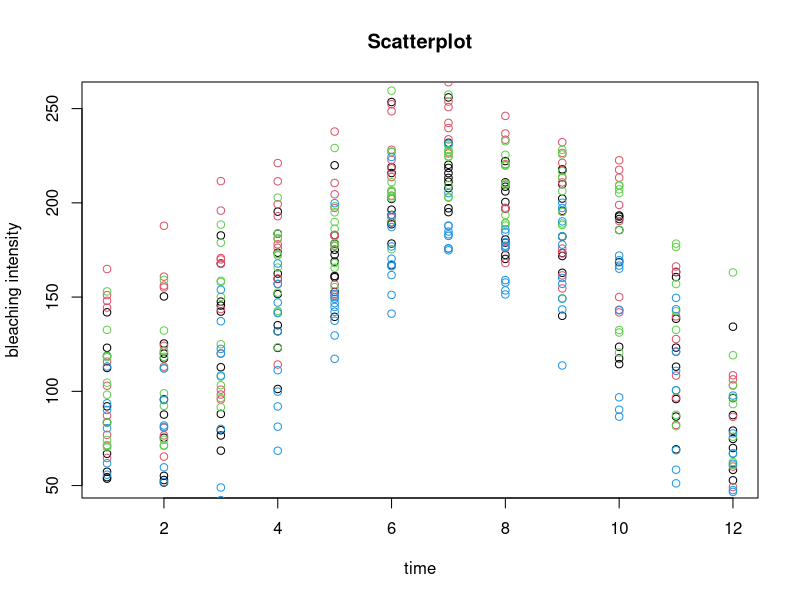
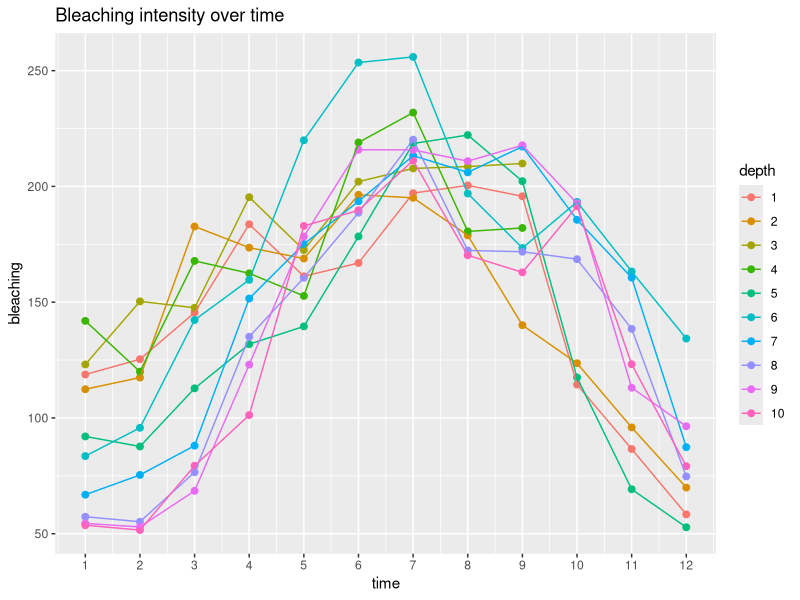
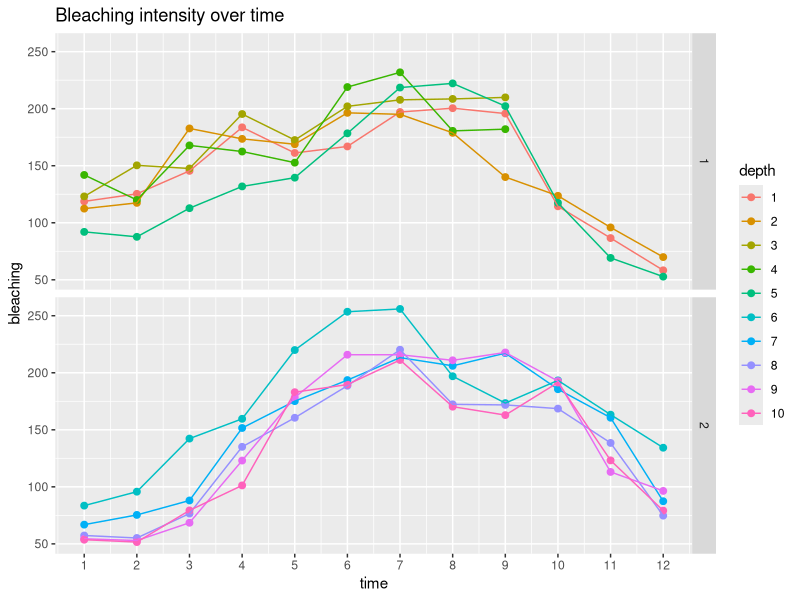
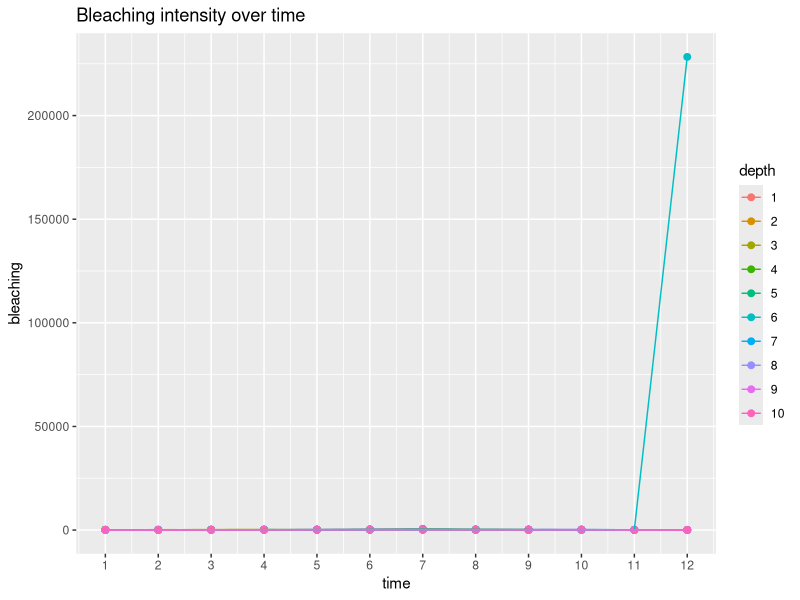
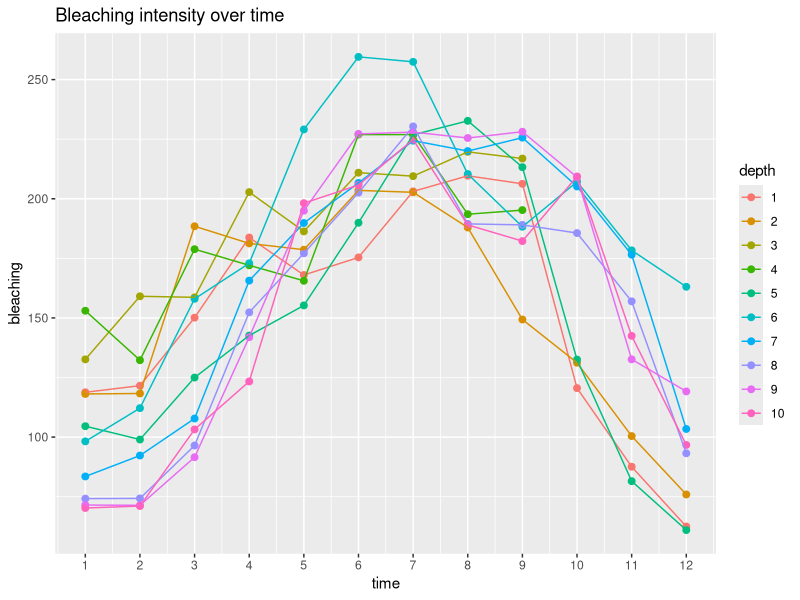
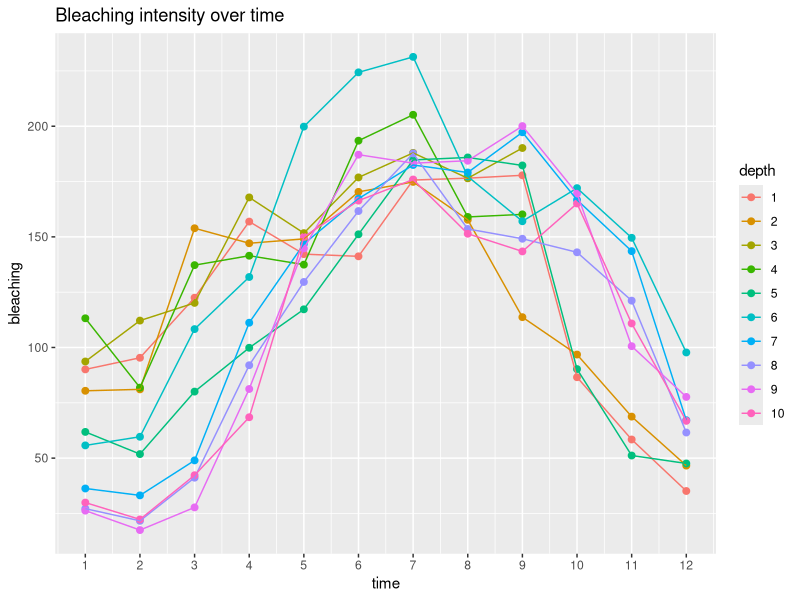
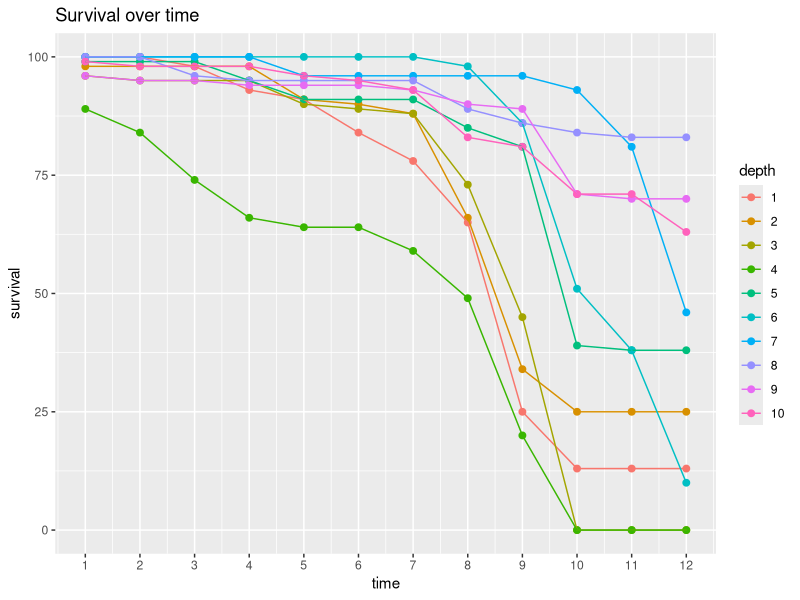

The R script that drew these images, in order:
###___Bleaching Intensity___###

porites <- read.csv("Bleaching intensity POCILOPORA.csv", header=T, na.strings=c(""))
porites

depth <- rep(1:10, each=12)
depth

split <- rep(1:2, each=60)
split

porites <- cbind(porites, split)
porites <- cbind(porites, depth)

class(porites$depth)
porites$depth <- as.factor(porites$depth)
porites$split <- as.factor(porites$split)

plot(porites$date, porites$bleach, main = "Scatterplot", ylab = "bleaching intensity", xlab = "time")
points(porites$date, porites$bleachR, col=2)
points(porites$date, porites$bleachG, col=3)
points(porites$date, porites$bleachB, col=4)

install.packages("ggplot2")
library(ggplot2)

#RGB
ggplot(porites, aes(x=date,y=bleach,color=depth)) +ggtitle("Bleaching intensity over time") + 
  ylab("bleaching") + xlab("time")+ geom_point(size=2) + geom_line() + 
  scale_x_continuous(breaks = c(1:12)) # can add dates with labels=c("",)

ggplot(porites, aes(x=date,y=bleach,color=depth)) +ggtitle("Bleaching intensity over time") + 
  ylab("bleaching") + xlab("time")+ geom_point(size=2) + geom_line() + scale_x_continuous(breaks = c(1:12)) +
  facet_grid(split ~ .)
#R
ggplot(porites, aes(x=date,y=bleachR,color=depth)) +ggtitle("Bleaching intensity over time") + 
  ylab("bleaching") + xlab("time")+ geom_point(size=2) + geom_line() + 
  scale_x_continuous(breaks = c(1:12)) 
#G
ggplot(porites, aes(x=date,y=bleachG,color=depth)) +ggtitle("Bleaching intensity over time") + 
  ylab("bleaching") + xlab("time")+ geom_point(size=2) + geom_line() + 
  scale_x_continuous(breaks = c(1:12)) 
#B
ggplot(porites, aes(x=date,y=bleachB,color=depth)) +ggtitle("Bleaching intensity over time") + 
  ylab("bleaching") + xlab("time")+ geom_point(size=2) + geom_line() + 
  scale_x_continuous(breaks = c(1:12)) 
#survival
ggplot(porites, aes(x=date,y=survival,color=depth)) +ggtitle("Survival over time") + 
  ylab("survival") + xlab("time")+ geom_point(size=2) + geom_line() + 
  scale_x_continuous(breaks = c(1:12)) + ylim(0,100) 

            
